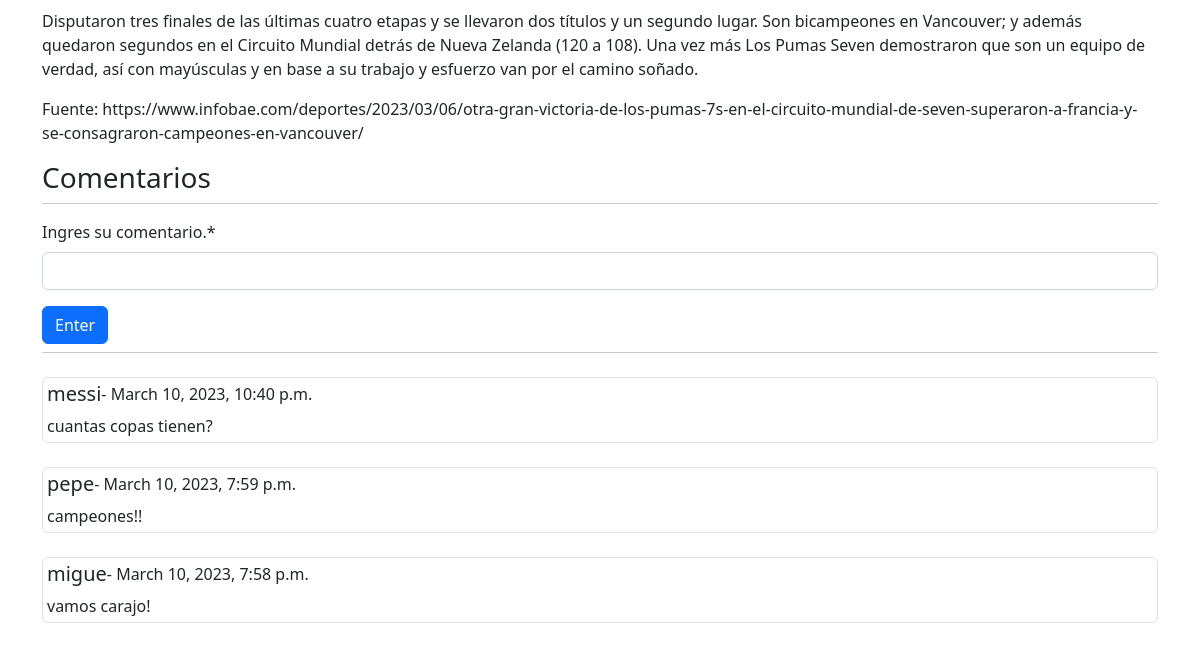
The app's page /post/pumas-campeones (lower part), older data.
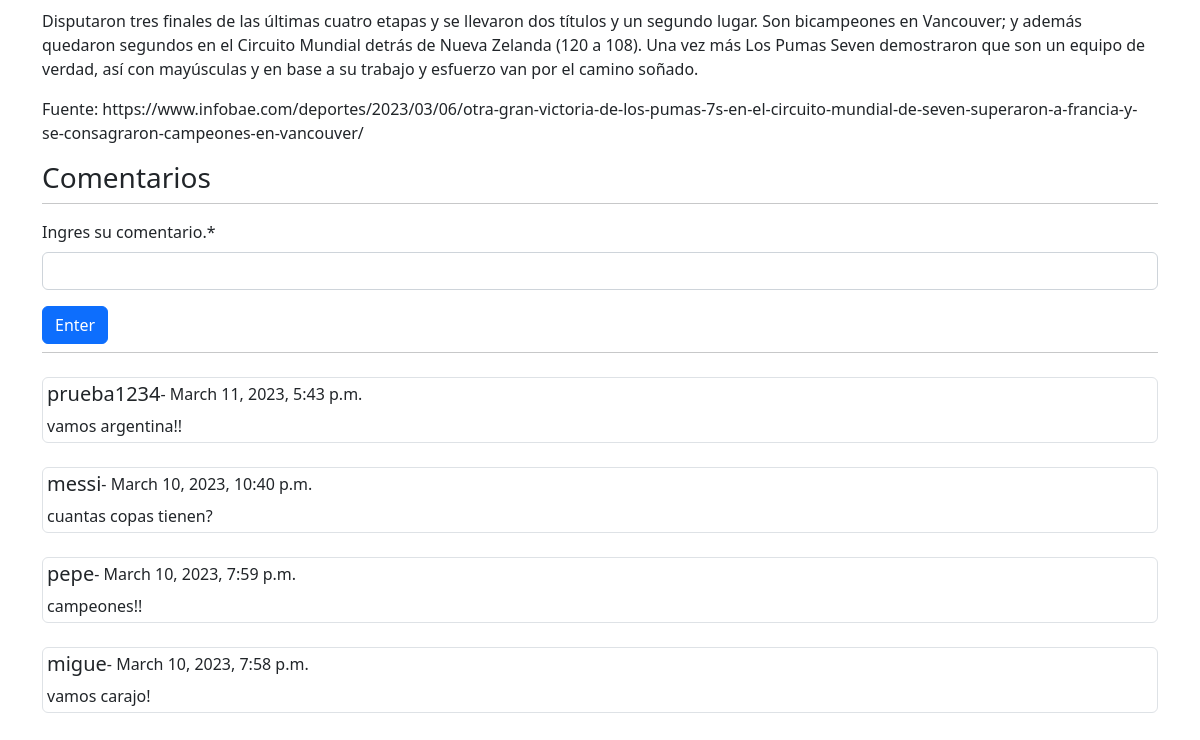
The same page, newer data.
### blogs/models.py (models this page shows, shortened)
class Comment(models.Model):
    content = models.TextField(max_length=1000, help_text='Ingres un comentario.')
    author = models.ForeignKey(settings.AUTH_USER_MODEL, on_delete=models.SET_NULL, null=True)
    post_date = models.DateTimeField(auto_now_add=True)
    post = models.ForeignKey(Post, on_delete=models.CASCADE)
    class Meta:
        ordering = ['-post_date']

### users/models.py (models this page shows)
class user(AbstractUser):
    def __str__(self):
        return f'{self.last_name}, {self.first_name}'

### blogs/views.py (the view, shortened to what this page needs)
# urls.py: path('post/<slug:slug>', views.PostView.as_view(), name='post'),
class PostView(View):
    def get(self, request, *args, **kwargs):
        view = PostDetailView.as_view()
        return view(request, *args, **kwargs)

### blogs/forms.py
class PostCommentForm(forms.ModelForm):
    content = forms.CharField(label='Ingres su comentario.')
    class Meta:
        model = Comment
        fields = ['content']

### blogs/context_.py (called while the page is built)
def categorias_(request):
    categorias = Categoria.objects.all()
    return {
        'categorias':categorias
    }

### blogs/templatetags/markdown_extras.py (called while the page is built)
@register.filter()
@stringfilter
def markdown(value):
    return md.markdown(value)

### blogs/views.py (called while the page is built)
    def get_context_data(self, **kwargs):
        context = super().get_context_data(**kwargs)
        context['form'] = PostCommentForm()
        return context

### blogs/templates/blogs/post_detail.html (shortened to what this page needs)
{% extends 'base.html' %}
{% load markdown_extras %}
{% load crispy_forms_tags %}
{% block content %}
<div class="container-xxl bd-gutter mt-3 my-md-4 bd-layout">
    <main class="container">
        <div class="row g-5">
            <div class="col-md-12">
                <p>{{ post.contenido | markdown | safe }}</p>
                <h3 id="comments-section">Comentarios</h3>
                <hr class="d-none d-md-block my-2 mb-3 mt-2">
                <form method="post">
                    {{ form|crispy }}
                    <button class="btn btn-primary" type="submit">Enter</button>
                </form>
                <hr class="d-none d-md-block my-2 mb-3 mt-2">
                {% for comment in post.comment_set.all %}
                    <div class="mt-4 mb-2 border border-opacity-10 rounded p-1">
                        <div class="row">
                            <div class="col-8 d-flex">
                                <h5>{{ comment.author.username }}</h5>
                                <span>- {{ comment.post_date }}</span>
                            </div>
                            <div class="col-4 text-end">
                            </div>
                        </div>
                        {{ comment.content }}
                    </div>
                {% endfor %}
            </div>
        </div>
    </main>
</div>
{% endblock content %}

Row changes from the older to the newer data that the page shows:
added Comment: author.username "prueba1234", post_date "March 11, 2023, 5:43 p.m.", content "vamos argentina!!"
